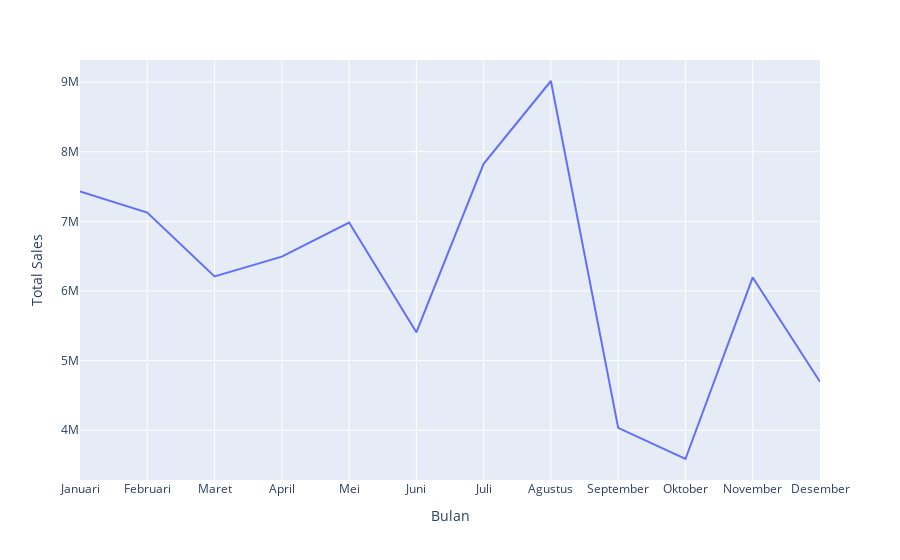

The code cell stored with this chart in its notebook:
### Markdown cell above
Berdasarkan data penjualan sepanjang tahun 2020, penjualan tertinggi terjadi pada bulan Agustus dan penjualan terendah terjadi pada bulan Oktober

### Code cell
fig = px.line(TopMonth2020, x='Bulan', y="Total Sales")
fig.show()

### Figure 1 — Plotly figure (JSON) as saved in the notebook; plotly's stock layout.template omitted (floating-point values rounded to 4 significant figures)
{"data": [{"hovertemplate": "Bulan=%{x}<br>Total Sales=%{y}<extra></extra>", "legendgroup": "", "line": {"color": "#636efa", "dash": "solid"}, "marker": {"symbol": "circle"}, "mode": "lines", "name": "", "orientation": "v", "showlegend": false, "type": "scatter", "x": ["Januari", "Februari", "Maret", "April", "Mei", "Juni", "Juli", "Agustus", "September", "Oktober", "November", "Desember"], "xaxis": "x", "y": [7427496, 7125988, 6208077, 6492506, 6983014, 5407319, 7826013, 9015230, 4034436, 3587519, 6194800, 4696527], "yaxis": "y"}], "layout": {"legend": {"tracegroupgap": 0}, "margin": {"t": 60}, "xaxis": {"anchor": "y", "domain": [0, 1], "title": {"text": "Bulan"}}, "yaxis": {"anchor": "x", "domain": [0, 1], "title": {"text": "Total Sales"}}}}
